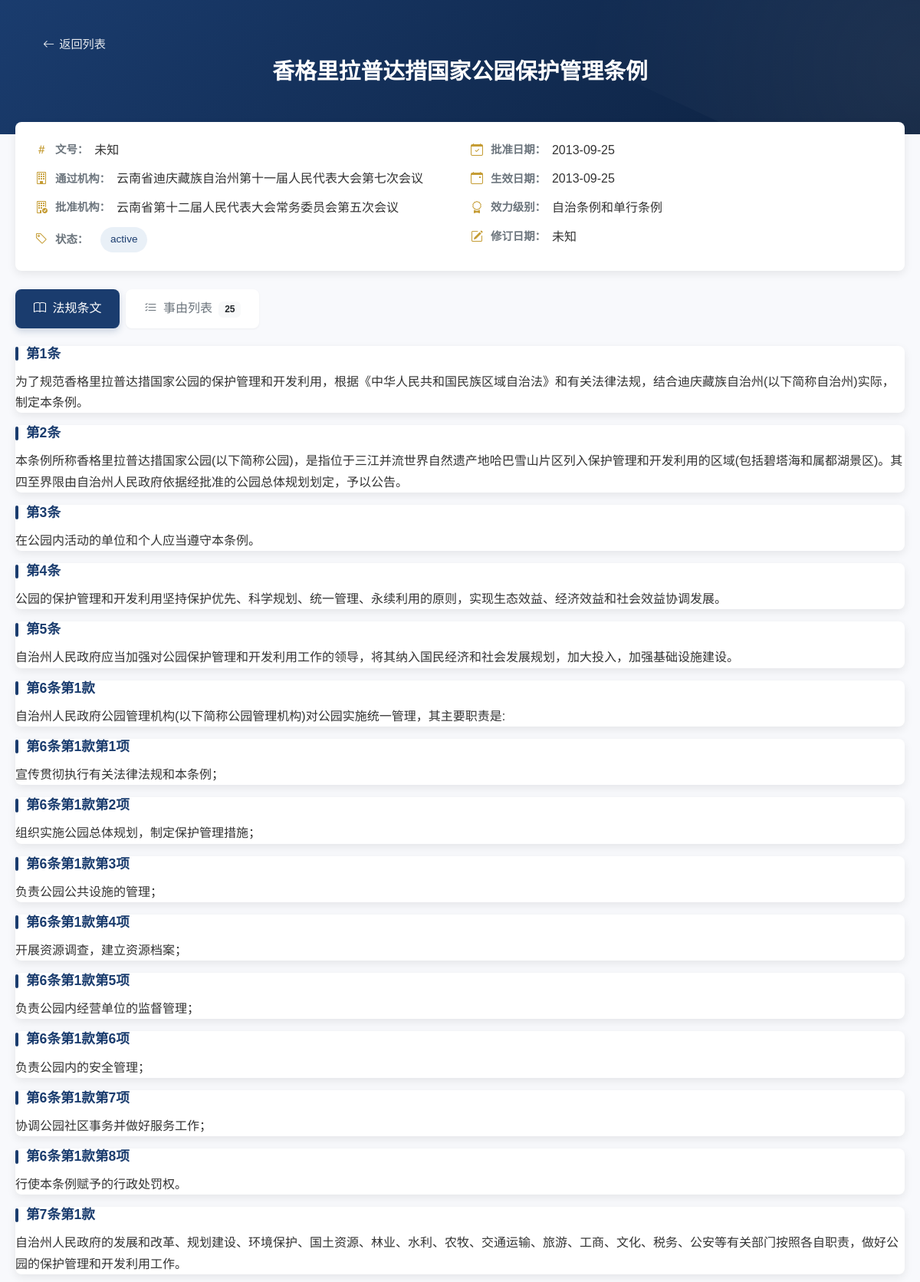
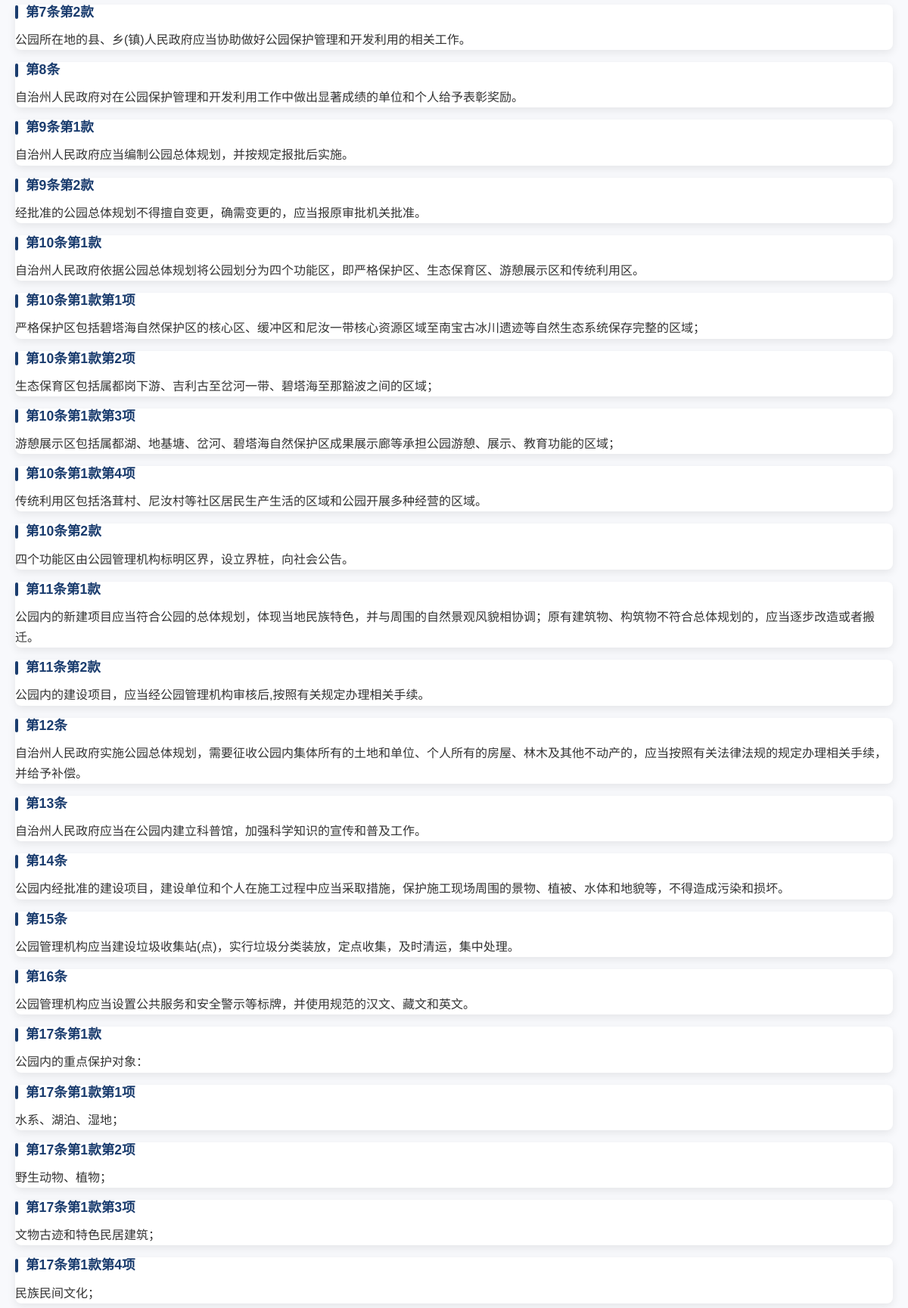
Screenshot of /regulations/26 (upper part) with the database file from the repository (2 pictures, top to bottom).
### models.py (models this page shows)
class LegalRegulation(db.Model):
    id = db.Column(db.Integer, primary_key=True)
    name = db.Column(db.String(200), nullable=False, unique=True)  # 法规名称
    document_number = db.Column(db.String(100))  # 文号
    issued_by = db.Column(db.String(100))  # 通过机构
    approved_by = db.Column(db.String(100))  # 批准机构
    issued_date = db.Column(db.DateTime)  # 批准日期
    effective_date = db.Column(db.DateTime)  # 生效日期
    revision_date = db.Column(db.DateTime)  # 修订日期
    hierarchy_level = db.Column(db.String(50))  # 效力级别
    province = db.Column(db.String(50))  # 省
    city = db.Column(db.String(50))  # 市
    status = db.Column(db.String(20), default='active')  # 状态：active, archived
    structures = relationship('LegalStructure', back_populates='regulation', cascade='all, delete-orphan')
    causes = relationship('LegalCause', back_populates='regulation', cascade='all, delete-orphan')

class LegalStructure(db.Model):
    id = db.Column(db.Integer, primary_key=True)
    regulation_id = db.Column(db.Integer, db.ForeignKey('legal_regulation.id'), nullable=False)
    article = db.Column(db.Integer)  # 条
    paragraph = db.Column(db.Integer)  # 款
    item = db.Column(db.Integer)  # 项
    section = db.Column(db.Integer)  # 目
    content = db.Column(db.Text, nullable=False)
    original_text = db.Column(db.Text)  # 原始文本
    regulation = relationship('LegalRegulation', back_populates='structures')

### app.py (the view)
@app.route('/regulations/<int:regulation_id>')
def regulation_detail(regulation_id):
    regulation = LegalRegulation.query.get_or_404(regulation_id)
    structures = LegalStructure.query.filter_by(regulation_id=regulation_id).all()
    causes = LegalCause.query.filter_by(regulation_id=regulation_id).all()
    return render_template('regulations/detail.html',
                           regulation=regulation,
                           structures=structures,
                           causes=causes)

### app.py (called while the page is built)
@app.context_processor
def utility_processor():
    return {
        'get_punishment_count': get_punishment_count
    }

### templates/regulations/detail.html (shortened to what this page needs)
<!DOCTYPE html>
<html lang="zh">
<head>
    <link href="https://cdn.jsdelivr.net/npm/bootstrap@5.3.0/dist/css/bootstrap.min.css" rel="stylesheet">
    <link rel="stylesheet" href="https://cdn.jsdelivr.net/npm/bootstrap-icons@1.11.0/font/bootstrap-icons.css">
</head>
<body>
    <div class="header-wrapper">
        <div class="app-container">
            <div class="regulation-header">
                <a href="{% if request.args.get('source') == 'level' %}{{ url_for('regulations_by_level', level=request.args.get('level')) }}{% else %}{{ url_for('search_regulations') }}{% endif %}" class="back-button">
                    <i class="bi bi-arrow-left"></i> 返回列表
                </a>
                <h2 class="regulation-title text-center">{{ regulation.name }}</h2>
            </div>
        </div>
    </div>
    <div class="app-container">
        <div class="metadata-card">
            <div class="row metadata-row">
                <div class="col-md-6 metadata-col">
                    <div class="metadata-item">
                        <i class="bi bi-hash"></i>
                        <span class="info-label">文号：</span>
                        <span class="info-value">{{ regulation.document_number or '未知' }}</span>
                    </div>
                    <div class="metadata-item">
                        <i class="bi bi-building"></i>
                        <span class="info-label">通过机构：</span>
                        <span class="info-value">{{ regulation.issued_by or '未知' }}</span>
                    </div>
                    <div class="metadata-item">
                        <i class="bi bi-building-check"></i>
                        <span class="info-label">批准机构：</span>
                        <span class="info-value">{{ regulation.approved_by or '未知' }}</span>
                    </div>
                    <div class="metadata-item">
                        <i class="bi bi-tag"></i>
                        <span class="info-label">状态：</span>
                        <span class="info-value">
                            <span class="status-badge">{{ regulation.status }}</span>
                        </span>
                    </div>
                </div>
                <div class="col-md-6 metadata-col">
                    <div class="metadata-item">
                        <i class="bi bi-calendar-check"></i>
                        <span class="info-label">批准日期：</span>
                        <span class="info-value">{{ regulation.issued_date.strftime('%Y-%m-%d') if regulation.issued_date else '未知' }}</span>
                    </div>
                    <div class="metadata-item">
                        <i class="bi bi-calendar-event"></i>
                        <span class="info-label">生效日期：</span>
                        <span class="info-value">{{ regulation.effective_date.strftime('%Y-%m-%d') if regulation.effective_date else '未知' }}</span>
                    </div>
                    <div class="metadata-item">
                        <i class="bi bi-award"></i>
                        <span class="info-label">效力级别：</span>
                        <span class="info-value">{{ regulation.hierarchy_level or '未知' }}</span>
                    </div>
                    <div class="metadata-item">
                        <i class="bi bi-pencil-square"></i>
                        <span class="info-label">修订日期：</span>
                        <span class="info-value">{{ regulation.revision_date.strftime('%Y-%m-%d') if regulation.revision_date else '未知' }}</span>
                    </div>
                </div>
            </div>
        </div>
        <ul class="nav nav-tabs" id="regulationTabs">
            <li class="nav-item">
                <a class="nav-link active" id="articles-tab" data-bs-toggle="tab" href="#legal-articles">
                    <i class="bi bi-book me-1"></i> 法规条文
                </a>
            </li>
            <li class="nav-item">
                <a class="nav-link" id="causes-tab" data-bs-toggle="tab" href="#legal-causes">
                    <i class="bi bi-list-check me-1"></i> 事由列表
                    <span class="badge bg-light text-dark ms-1">{{ causes|length }}</span>
                </a>
            </li>
        </ul>
        <div class="tab-content">
            <div class="tab-pane fade show active" id="legal-articles">
                {% for structure in structures %}
                <div class="article-card">
                    <div class="card-body">
                        <h5 class="article-title">
                            {{ structure.original_text }}
                        </h5>
                        <p class="article-content">{{ structure.content }}</p>
                    </div>
                </div>
                {% endfor %}
            </div>
        </div>
    </div>
</body>
</html>

### templates/regulations/detail.html (style rules this page uses)
:root { --primary-color: #1a3c6e; --secondary-color: #f8f9fc; --accent-color: #c59c34; --dark-color: #2c3e50; --light-accent: #e9f0f7; --text-primary: #333333; --text-secondary: #6c757d; --border-radius: 8px; --card-shadow: 0 4px 12px rgba(0,0,0,0.08); --transition: all 0.3s ease; }
body { font-family: 'Microsoft YaHei', '微软雅黑', Arial, sans-serif; background-color: var(--secondary-color); color: var(--text-primary); line-height: 1.6; }
.app-container { max-width: 1200px; margin: 0 auto; padding: 0 20px; }
.back-button { display: inline-flex; align-items: center; color: rgba(255,255,255,0.9); text-decoration: none; font-weight: 500; font-size: 0.95rem; padding: 6px 12px; border-radius: var(--border-radius); transition: var(--transition); }
.back-button i { margin-right: 6px; }
.header-wrapper { background: linear-gradient(135deg, var(--primary-color) 0%, #0c203e 100%); position: relative; overflow: hidden; }
.header-wrapper::before { content: ''; position: absolute; top: -50%; right: -50%; width: 100%; height: 200%; background: radial-gradient(circle, rgba(255,255,255,0.07) 0%, rgba(255,255,255,0) 70%); transform: rotate(25deg); }
.regulation-header { color: white; padding: 2.5rem 1.5rem; border-radius: 0; position: relative; z-index: 1; }
.regulation-title { font-weight: 700; margin-bottom: 1.5rem; font-size: 1.8rem; }
.metadata-card { background: white; border-radius: var(--border-radius); box-shadow: var(--card-shadow); padding: 1.5rem; margin-top: -1rem; margin-bottom: 1.5rem; position: relative; z-index: 10; }
.metadata-item { display: flex; align-items: center; margin-bottom: 0.75rem; }
.metadata-item:last-child { margin-bottom: 0; }
.metadata-item i { color: var(--accent-color); margin-right: 8px; width: 20px; text-align: center; }
.status-badge { display: inline-block; padding: 0.35rem 0.8rem; font-size: 0.85rem; font-weight: 500; border-radius: 50px; background-color: var(--light-accent); color: var(--primary-color); margin-left: 8px; }
.nav-tabs { border: none; margin-bottom: 1.5rem; }
.nav-tabs .nav-item { margin-right: 0.5rem; }
.nav-tabs .nav-link { color: var(--text-secondary); border: none; padding: 0.8rem 1.5rem; font-weight: 500; border-radius: var(--border-radius); background-color: white; box-shadow: 0 1px 3px rgba(0,0,0,0.05); transition: var(--transition); }
.nav-tabs .nav-link.active { background-color: var(--primary-color); color: white; box-shadow: 0 4px 10px rgba(26, 60, 110, 0.2); }
.tab-content { background: transparent; border-radius: var(--border-radius); }
.article-card { background-color: white; border-radius: var(--border-radius); box-shadow: var(--card-shadow); margin-bottom: 1rem; transition: var(--transition); border: none; }
.article-title { font-weight: 600; color: var(--primary-color); margin-bottom: 0.75rem; font-size: 1.1rem; display: flex; align-items: center; }
.article-title::before { content: ''; display: inline-block; width: 4px; height: 18px; background-color: var(--primary-color); margin-right: 10px; border-radius: 4px; }
.article-content { color: var(--text-primary); line-height: 1.7; }
.info-label { font-weight: 600; color: var(--text-secondary); margin-right: 0.5rem; font-size: 0.9rem; }
.info-value { color: var(--text-primary); }

### rows the page displays
LegalRegulation: name "香格里拉普达措国家公园保护管理条例", document_number "未知", issued_by "云南省迪庆藏族自治州第十一届人民代表大会第七次会议", approved_by "云南省第十二届人民代表大会常务委员会第五次会议", status "active", issued_date "2013-09-25", effective_date "2013-09-25", hierarchy_level "自治条例和单行条例", revision_date "未知"
LegalStructure: original_text "第1条", content "为了规范香格里拉普达措国家公园的保护管理和开发利用，根据《中华人民共和国民族区域自治法》和有关法律法规，结合迪庆藏族自治州(以下简称自治州)实际，制定本条例。"
LegalStructure: original_text "第2条", content "本条例所称香格里拉普达措国家公园(以下简称公园)，是指位于三江并流世界自然遗产地哈巴雪山片区列入保护管理和开发利用的区域(包括碧塔海和属都湖景区)。其四至界限由自治州人民政府依据经批准的公园总体规划划定，予以公告。"
LegalStructure: original_text "第3条", content "在公园内活动的单位和个人应当遵守本条例。"
LegalStructure: original_text "第4条", content "公园的保护管理和开发利用坚持保护优先、科学规划、统一管理、永续利用的原则，实现生态效益、经济效益和社会效益协调发展。"
LegalStructure: original_text "第5条", content "自治州人民政府应当加强对公园保护管理和开发利用工作的领导，将其纳入国民经济和社会发展规划，加大投入，加强基础设施建设。"
LegalStructure: original_text "第6条第1款", content "自治州人民政府公园管理机构(以下简称公园管理机构)对公园实施统一管理，其主要职责是:"
LegalStructure: original_text "第6条第1款第1项", content "宣传贯彻执行有关法律法规和本条例；"
LegalStructure: original_text "第6条第1款第2项", content "组织实施公园总体规划，制定保护管理措施；"
LegalStructure: original_text "第6条第1款第3项", content "负责公园公共设施的管理；"
LegalStructure: original_text "第6条第1款第4项", content "开展资源调查，建立资源档案；"
LegalStructure: original_text "第6条第1款第5项", content "负责公园内经营单位的监督管理；"
LegalStructure: original_text "第6条第1款第6项", content "负责公园内的安全管理；"
LegalStructure: original_text "第6条第1款第7项", content "协调公园社区事务并做好服务工作；"
LegalStructure: original_text "第6条第1款第8项", content "行使本条例赋予的行政处罚权。"
LegalStructure: original_text "第7条第1款", content "自治州人民政府的发展和改革、规划建设、环境保护、国土资源、林业、水利、农牧、交通运输、旅游、工商、文化、税务、公安等有关部门按照各自职责，做好公园的保护管理和开发利用工作。"
LegalStructure: original_text "第7条第2款", content "公园所在地的县、乡(镇)人民政府应当协助做好公园保护管理和开发利用的相关工作。"
LegalStructure: original_text "第8条", content "自治州人民政府对在公园保护管理和开发利用工作中做出显著成绩的单位和个人给予表彰奖励。"
LegalStructure: original_text "第9条第1款", content "自治州人民政府应当编制公园总体规划，并按规定报批后实施。"
LegalStructure: original_text "第9条第2款", content "经批准的公园总体规划不得擅自变更，确需变更的，应当报原审批机关批准。"
LegalStructure: original_text "第10条第1款", content "自治州人民政府依据公园总体规划将公园划分为四个功能区，即严格保护区、生态保育区、游憩展示区和传统利用区。"
LegalStructure: original_text "第10条第1款第1项", content "严格保护区包括碧塔海自然保护区的核心区、缓冲区和尼汝一带核心资源区域至南宝古冰川遗迹等自然生态系统保存完整的区域；"
LegalStructure: original_text "第10条第1款第2项", content "生态保育区包括属都岗下游、吉利古至岔河一带、碧塔海至那豁波之间的区域；"
LegalStructure: original_text "第10条第1款第3项", content "游憩展示区包括属都湖、地基塘、岔河、碧塔海自然保护区成果展示廊等承担公园游憩、展示、教育功能的区域；"
LegalStructure: original_text "第10条第1款第4项", content "传统利用区包括洛茸村、尼汝村等社区居民生产生活的区域和公园开展多种经营的区域。"
LegalStructure: original_text "第10条第2款", content "四个功能区由公园管理机构标明区界，设立界桩，向社会公告。"
LegalStructure: original_text "第11条第1款", content "公园内的新建项目应当符合公园的总体规划，体现当地民族特色，并与周围的自然景观风貌相协调；原有建筑物、构筑物不符合总体规划的，应当逐步改造或者搬迁。"
LegalStructure: original_text "第11条第2款", content "公园内的建设项目，应当经公园管理机构审核后,按照有关规定办理相关手续。"
LegalStructure: original_text "第12条", content "自治州人民政府实施公园总体规划，需要征收公园内集体所有的土地和单位、个人所有的房屋、林木及其他不动产的，应当按照有关法律法规的规定办理相关手续，并给予补偿。"
LegalStructure: original_text "第13条", content "自治州人民政府应当在公园内建立科普馆，加强科学知识的宣传和普及工作。"
LegalStructure: original_text "第14条", content "公园内经批准的建设项目，建设单位和个人在施工过程中应当采取措施，保护施工现场周围的景物、植被、水体和地貌等，不得造成污染和损坏。"
LegalStructure: original_text "第15条", content "公园管理机构应当建设垃圾收集站(点)，实行垃圾分类装放，定点收集，及时清运，集中处理。"
LegalStructure: original_text "第16条", content "公园管理机构应当设置公共服务和安全警示等标牌，并使用规范的汉文、藏文和英文。"
LegalStructure: original_text "第17条第1款", content "公园内的重点保护对象："
LegalStructure: original_text "第17条第1款第1项", content "水系、湖泊、湿地；"
LegalStructure: original_text "第17条第1款第2项", content "野生动物、植物；"
LegalStructure: original_text "第17条第1款第3项", content "文物古迹和特色民居建筑；"
LegalStructure: original_text "第17条第1款第4项", content "民族民间文化；"

### other values shown
{{ causes|length }} "25"
